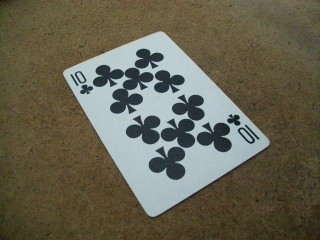
//> input picture test3.jpg, 320 x 240 px
$ ./main test3.jpg   (built with g++ and OpenCV 4)
//> lines starting //> are read from the running program, lines starting //| are printed output that depends on the picture; after the words box and inside, x2 and y2 are one past the last pixel; in counts of white or black regions, pixels touching at a corner belong together
#include <opencv2/opencv.hpp>
#include <math.h>

using namespace std;
using namespace cv;

// Choose 4 points
vector<Point2f> points;
// Input Quadilateral or Image plane coordinates
Point2f inputQuad[4];
// Output Quadilateral or World plane coordinates
Point2f outputQuad[4];

// Lambda Matrix
Mat lambda(2, 4, CV_32FC1);
//Input and Output Image;
Mat input, output, tmp[5];

int distance(Point2f& a, Point2f& b) {
    return (int)sqrt((float)((a.x - b.x) * (a.x - b.x)+(a.y - b.y) * (a.y - b.y)));
//    return (a.x - b.x) * (a.x - b.x)+(a.y - b.y) * (a.y - b.y);
}

void doTransform() {
    // The 4 points that select quadilateral on the input , from top-left in clockwise order
    // These four pts are the sides of the rect box used as input
    inputQuad[0] = Point2f(points[0]);
    inputQuad[1] = Point2f(points[1]);
    inputQuad[2] = Point2f(points[2]);
    inputQuad[3] = Point2f(points[3]);

    int length = input.rows-1;
    int width = input.cols-1;
    // The 4 points where the mapping is to be done , from top-left in clockwise order
    outputQuad[0] = Point2f(0,0);
    outputQuad[1] = Point2f(width,0);
    outputQuad[2] = Point2f(width, length);
    outputQuad[3] = Point2f(0,length);

    // Get the Perspective Transform Matrix i.e. lambda
    lambda = getPerspectiveTransform(inputQuad, outputQuad);
    // Apply the Perspective Transform just found to the src image
    warpPerspective(input,output,lambda,output.size());


    imshow("Output",output);
}

void CallBackFunc(int event, int x, int y, int flags, void* userdata) {
    if(event == EVENT_LBUTTONDOWN && points.size() < 4) {
        cout << "Left button of the mouse is clicked - position (" << x << ", " << y << ")" << endl;

        points.push_back(Point(x,y));
        tmp[points.size()] = tmp[points.size() - 1].clone();
        circle(tmp[points.size()], points.back(), 8, CV_RGB(255,0,0), -1, 4, 3);
        if(points.size() > 1)
            line(tmp[points.size()], points.back(), points.at(points.size() - 2), CV_RGB(255,0,0), 3, 8, 0);
    }
    else if(event == EVENT_RBUTTONDOWN && points.size() > 0) {
        cout << "Right button of the mouse is clicked - remove (" << points.back().x << ", " << points.back().y << ")" << endl;
        points.pop_back();
    }

    if(event == EVENT_LBUTTONDOWN && points.size() == 4) {
        line(tmp[points.size()], points.at(0), points.at(3), CV_RGB(255,0,0), 3, 8, 0);
        doTransform();
    }

    if(tmp[points.size()].data) {
        imshow("Input", tmp[points.size()]);
    }
}

int main(int argc, char* argv[]) {
    cout << "\nComputer Vision HW2" << endl;
    cout << "\nLeft button click - choose a point." << endl;
    cout << "Right button click - undo." << endl;
    cout << "\n============================================" << endl;
    cout << "Please choose the points in clockwise order." << endl;
    cout << "like : 0----1" << endl;
    cout << "       |    |" << endl;
    cout << "       |    |" << endl;
    cout << "       |    |" << endl;
    cout << "       3----2" << endl;
    cout << "Press 'ESC' to leave." << endl;
    cout << "============================================\n" << endl;
    //Load the image
    input = imread(argv[1], CV_LOAD_IMAGE_COLOR);
//> input is the input picture: 240 rows x 320 cols, CV_8UC3; mean B, G, R 80.9, 98.1, 101.9

    // Check for invalid input
    if(!input.data) {
        cout <<  "Could not open or find the image" << endl ;
        return -1;
    }

    tmp[0] = input.clone();
    // Set the lambda matrix the same type and size as input
    lambda = Mat::zeros(input.rows, input.cols, input.type());

    //Display input and output
    //Create a window
    namedWindow("Input", 1);

    //set the callback function for any mouse event
    setMouseCallback("Input", CallBackFunc, NULL);

    imshow("Input",input);

    while(1) {
        char k = waitKey(0);
//> the left mouse button is pressed and released at (80, 60)
//> in CallBackFunc, `circle(tmp[points.size()], points.back(), 8, CV_RGB(255,0,0), -1, 4, 3);`: tmp[1]: 240 rows x 320 cols, CV_8UC3; 5 pixels changed, all inside (x1, y1, x2, y2) = (9, 7, 12, 10)
//> the left mouse button is pressed and released at (240, 60)
//> call 3 of CallBackFunc, with event = 1, x = 240, y = 60, flags = 1
//> in CallBackFunc (call 3), `circle(tmp[points.size()], points.back(), 8, CV_RGB(255,0,0), -1, 4, 3);`: tmp[2]: 240 rows x 320 cols, CV_8UC3; mean B, G, R 80.9, 98.1, 101.9
//> in CallBackFunc (call 3), `line(tmp[points.size()], points.back(), points.at(points.size() - 2), ..`:
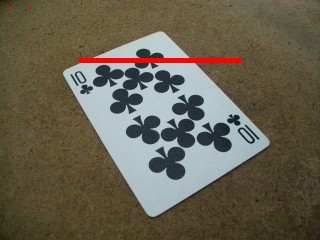
//> tmp[2]: 240 rows x 320 cols, CV_8UC3; mean B, G, R 79.4, 96.6, 103.1
//> the left mouse button is pressed and released at (240, 180)
//> in CallBackFunc (call 5), `circle(tmp[points.size()], points.back(), 8, CV_RGB(255,0,0), -1, 4, 3);`: tmp[3]: 240 rows x 320 cols, CV_8UC3; 5 pixels changed, all inside (x1, y1, x2, y2) = (29, 22, 32, 25)
//> in CallBackFunc (call 5), `line(tmp[points.size()], points.back(), points.at(points.size() - 2), ..`:
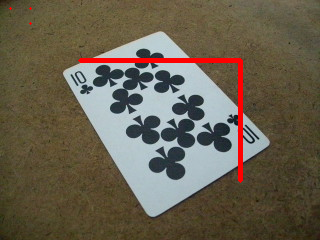
//> tmp[3]: 240 rows x 320 cols, CV_8UC3; mean B, G, R 78.6, 95.7, 104.3
//> the left mouse button is pressed and released at (80, 180)
//> in CallBackFunc (call 7), `circle(tmp[points.size()], points.back(), 8, CV_RGB(255,0,0), -1, 4, 3);`: tmp[4]: 240 rows x 320 cols, CV_8UC3; 5 pixels changed, all inside (x1, y1, x2, y2) = (9, 22, 12, 25)
//> in CallBackFunc (call 7), `line(tmp[points.size()], points.at(0), points.at(3), CV_RGB(255,0,0), ..`:
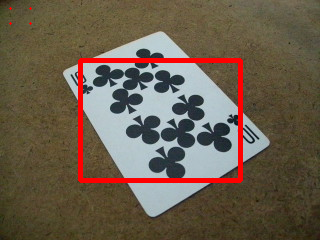
//> tmp[4]: 240 rows x 320 cols, CV_8UC3; mean B, G, R 76.5, 93.5, 106.6
//> in doTransform, `warpPerspective(input,output,lambda,output.size());`:
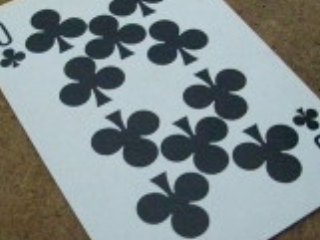
//> output: 240 rows x 320 cols, CV_8UC3; mean B, G, R 138, 136.9, 126.6
//> the Esc key is pressed
        if(k == 27)
            break;
    }

    return 0;
}
